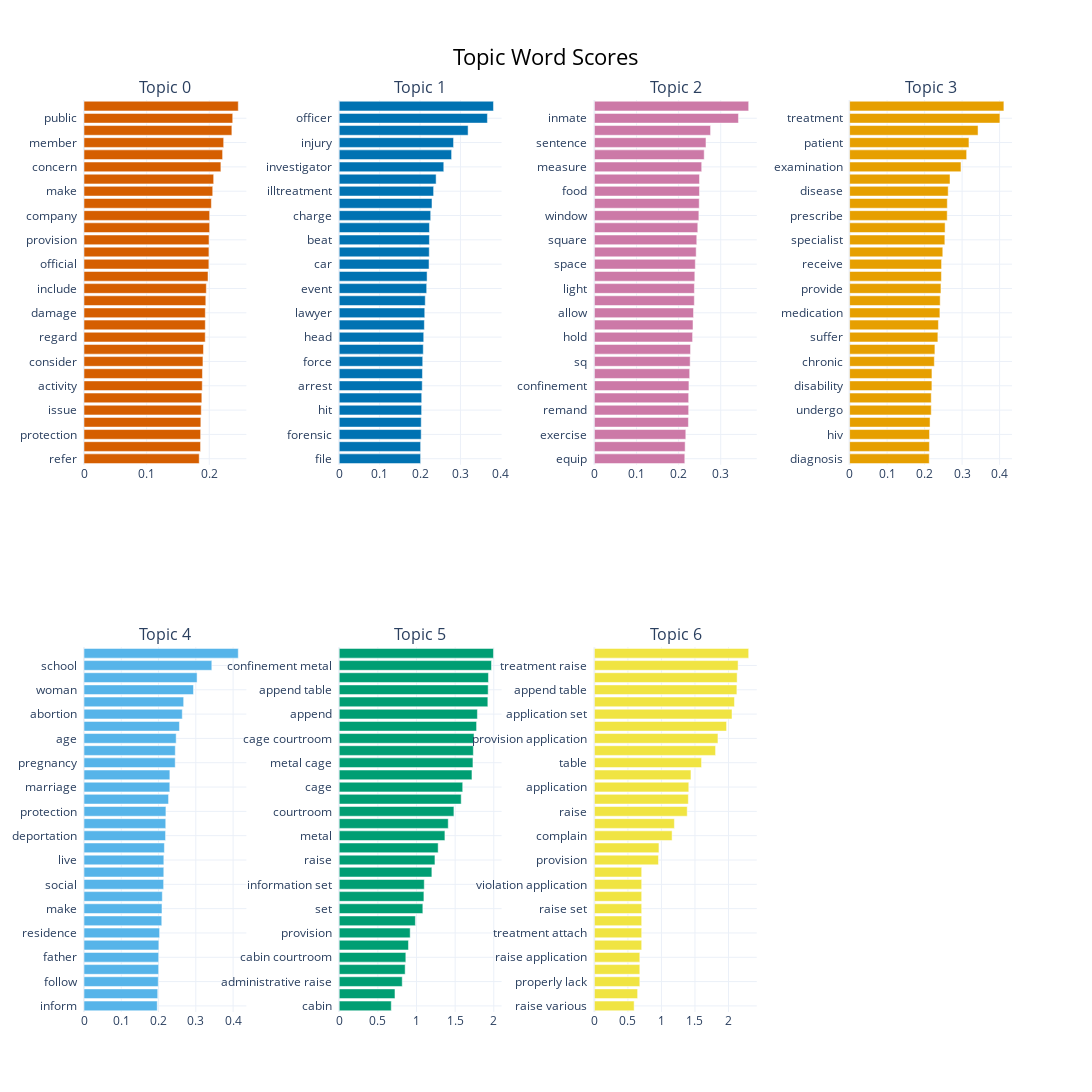

Notebook cell for this chart:
### Code cell
fig_ = topic_model_7.visualize_barchart(n_words= 30, top_n_topics=7, height = 800, width = 300)
# Save the plot as a PNG file
fig_.write_image("/Users/XXXX-2/git_projs/bertopic_dignity/bertopic_chunks_30_words_best_topic_model_barchart.png")

# Display the plot in Jupyter
fig_.show()

### Figure 1 — Plotly figure (JSON) as saved in the notebook; plotly's stock layout.template omitted (floating-point values rounded to 4 significant figures)
{"data": [{"marker": {"color": "#D55E00"}, "orientation": "h", "type": "bar", "x": [0.184, 0.1861, 0.1862, 0.1865, 0.1872, 0.1881, 0.1888, 0.1891, 0.1899, 0.1908, 0.1936, 0.1937, 0.1937, 0.1945, 0.1953, 0.198, 0.1994, 0.1995, 0.1997, 0.2006, 0.2006, 0.2033, 0.2055, 0.207, 0.2186, 0.2213, 0.223, 0.2361, 0.2375, 0.2463], "xaxis": "x", "y": ["refer  ", "procedure  ", "protection  ", "document  ", "issue  ", "publish  ", "activity  ", "evidence  ", "consider  ", "authority  ", "regard  ", "secret  ", "damage  ", "respect  ", "include  ", "follow  ", "official  ", "hold  ", "provision  ", "president  ", "company  ", "judge  ", "make  ", "right  ", "concern  ", "provide  ", "member  ", "information  ", "public  ", "person  "], "yaxis": "y"}, {"marker": {"color": "#0072B2"}, "orientation": "h", "type": "bar", "x": [0.2014, 0.2015, 0.2028, 0.203, 0.2039, 0.2041, 0.2054, 0.206, 0.2066, 0.208, 0.2091, 0.2107, 0.2117, 0.2129, 0.2165, 0.2174, 0.2223, 0.2228, 0.2232, 0.2233, 0.2264, 0.2296, 0.2336, 0.2398, 0.2588, 0.2781, 0.2829, 0.3189, 0.3667, 0.3817], "xaxis": "x2", "y": ["file  ", "expert  ", "forensic  ", "make  ", "hit  ", "search  ", "arrest  ", "medical  ", "force  ", "trial  ", "head  ", "ask  ", "lawyer  ", "examination  ", "event  ", "evidence  ", "car  ", "accord  ", "beat  ", "use  ", "charge  ", "question  ", "illtreatment  ", "state  ", "investigator  ", "investigation  ", "injury  ", "police officer  ", "officer  ", "police  "], "yaxis": "y2"}, {"marker": {"color": "#CC79A7"}, "orientation": "h", "type": "bar", "x": [0.2147, 0.2155, 0.2171, 0.2233, 0.2239, 0.2239, 0.2245, 0.2263, 0.2274, 0.2283, 0.2332, 0.2342, 0.2354, 0.2373, 0.2375, 0.2385, 0.2397, 0.2417, 0.2431, 0.2456, 0.2481, 0.2489, 0.2495, 0.2496, 0.2548, 0.2608, 0.265, 0.2758, 0.3421, 0.3664], "xaxis": "x3", "y": ["equip  ", "accord  ", "exercise  ", "sanitary  ", "remand  ", "use  ", "confinement  ", "regime  ", "sq  ", "ventilation  ", "hold  ", "detain  ", "allow  ", "facility  ", "light  ", "life  ", "space  ", "person  ", "square  ", "water  ", "window  ", "place  ", "food  ", "visit  ", "measure  ", "bed  ", "sentence  ", "provide  ", "inmate  ", "cell  "], "yaxis": "y3"}, {"marker": {"color": "#E69F00"}, "orientation": "h", "type": "bar", "x": [0.2124, 0.2128, 0.2131, 0.2145, 0.2177, 0.2177, 0.2194, 0.2196, 0.2259, 0.2275, 0.2354, 0.2368, 0.2408, 0.2415, 0.2436, 0.2448, 0.2452, 0.2485, 0.254, 0.2547, 0.2603, 0.2606, 0.2629, 0.2677, 0.297, 0.3121, 0.3183, 0.3425, 0.4008, 0.4114], "xaxis": "x4", "y": ["diagnosis  ", "staff  ", "hiv  ", "treat  ", "undergo  ", "record  ", "disability  ", "illness  ", "chronic  ", "medicine  ", "suffer  ", "recommend  ", "medication  ", "blood  ", "provide  ", "drug  ", "receive  ", "diagnose  ", "specialist  ", "test  ", "prescribe  ", "examine  ", "disease  ", "condition  ", "examination  ", "care  ", "patient  ", "doctor  ", "treatment  ", "medical  "], "yaxis": "y4"}, {"marker": {"color": "#56B4E9"}, "orientation": "h", "type": "bar", "x": [0.1965, 0.1978, 0.1993, 0.2003, 0.2004, 0.2008, 0.2028, 0.2087, 0.2092, 0.2101, 0.2137, 0.2141, 0.2142, 0.2157, 0.2188, 0.2194, 0.2198, 0.2269, 0.2302, 0.2304, 0.2447, 0.2449, 0.2473, 0.2561, 0.2637, 0.2674, 0.2937, 0.3034, 0.3429, 0.414], "xaxis": "x5", "y": ["inform  ", "care  ", "follow  ", "issue  ", "father  ", "concern  ", "residence  ", "right  ", "make  ", "pupil  ", "social  ", "provide  ", "live  ", "sex  ", "deportation  ", "consent  ", "protection  ", "person  ", "marriage  ", "embryo  ", "pregnancy  ", "mother  ", "age  ", "gender  ", "abortion  ", "sexual  ", "woman  ", "parent  ", "school  ", "child  "], "yaxis": "y5"}, {"marker": {"color": "#009E73"}, "orientation": "h", "type": "bar", "x": [0.6736, 0.7215, 0.8155, 0.8534, 0.8621, 0.8961, 0.9183, 0.9857, 1.082, 1.096, 1.101, 1.199, 1.239, 1.28, 1.368, 1.411, 1.484, 1.578, 1.598, 1.718, 1.73, 1.735, 1.744, 1.777, 1.788, 1.923, 1.927, 1.931, 1.97, 1.996], "xaxis": "x6", "y": ["cabin  ", "courtroom administrative  ", "administrative raise  ", "cage cabin  ", "cabin courtroom  ", "courtroom application  ", "provision  ", "provision information  ", "set  ", "complain  ", "information set  ", "application  ", "raise  ", "confinement  ", "metal  ", "table  ", "courtroom  ", "provision application  ", "cage  ", "application set  ", "metal cage  ", "courtroom raise  ", "cage courtroom  ", "raise provision  ", "append  ", "table complain  ", "append table  ", "set append  ", "confinement metal  ", "complain confinement  "], "yaxis": "y6"}, {"marker": {"color": "#F0E442"}, "orientation": "h", "type": "bar", "x": [0.5927, 0.6446, 0.6771, 0.6771, 0.6771, 0.7053, 0.7053, 0.7053, 0.7053, 0.7053, 0.7053, 0.7053, 0.9555, 0.9628, 1.159, 1.193, 1.385, 1.401, 1.408, 1.44, 1.598, 1.807, 1.843, 1.971, 2.052, 2.089, 2.125, 2.129, 2.143, 2.301], "xaxis": "x7", "y": ["raise various  ", "table represent  ", "properly lack  ", "treatment application  ", "raise application  ", "attach table  ", "treatment attach  ", "agent application  ", "raise set  ", "table raise  ", "violation application  ", "investigate properly  ", "provision  ", "treatment  ", "complain  ", "set  ", "raise  ", "degrading  ", "application  ", "degrading treatment  ", "table  ", "raise provision  ", "provision application  ", "append  ", "application set  ", "table complain  ", "append table  ", "set append  ", "treatment raise  ", "complain degrading  "], "yaxis": "y7"}], "layout": {"annotations": [{"font": {"size": 16}, "showarrow": false, "text": "Topic 0", "x": 0.0875, "xanchor": "center", "xref": "paper", "y": 1, "yanchor": "bottom", "yref": "paper"}, {"font": {"size": 16}, "showarrow": false, "text": "Topic 1", "x": 0.3625, "xanchor": "center", "xref": "paper", "y": 1, "yanchor": "bottom", "yref": "paper"}, {"font": {"size": 16}, "showarrow": false, "text": "Topic 2", "x": 0.6375, "xanchor": "center", "xref": "paper", "y": 1, "yanchor": "bottom", "yref": "paper"}, {"font": {"size": 16}, "showarrow": false, "text": "Topic 3", "x": 0.9125, "xanchor": "center", "xref": "paper", "y": 1, "yanchor": "bottom", "yref": "paper"}, {"font": {"size": 16}, "showarrow": false, "text": "Topic 4", "x": 0.0875, "xanchor": "center", "xref": "paper", "y": 0.4, "yanchor": "bottom", "yref": "paper"}, {"font": {"size": 16}, "showarrow": false, "text": "Topic 5", "x": 0.3625, "xanchor": "center", "xref": "paper", "y": 0.4, "yanchor": "bottom", "yref": "paper"}, {"font": {"size": 16}, "showarrow": false, "text": "Topic 6", "x": 0.6375, "xanchor": "center", "xref": "paper", "y": 0.4, "yanchor": "bottom", "yref": "paper"}], "height": 1600, "hoverlabel": {"bgcolor": "white", "font": {"family": "Rockwell", "size": 16}}, "showlegend": false, "title": {"font": {"color": "Black", "size": 22}, "text": "Topic Word Scores", "x": 0.5, "xanchor": "center", "yanchor": "top"}, "width": 1200, "xaxis": {"anchor": "y", "autorange": true, "domain": [0, 0.175], "range": [0, 0.2593], "showgrid": true, "type": "linear"}, "xaxis2": {"anchor": "y2", "autorange": true, "domain": [0.275, 0.45], "range": [0, 0.4018], "showgrid": true, "type": "linear"}, "xaxis3": {"anchor": "y3", "autorange": true, "domain": [0.55, 0.725], "range": [0, 0.3857], "showgrid": true, "type": "linear"}, "xaxis4": {"anchor": "y4", "autorange": true, "domain": [0.825, 1], "range": [0, 0.433], "showgrid": true, "type": "linear"}, "xaxis5": {"anchor": "y5", "autorange": true, "domain": [0, 0.175], "range": [0, 0.4357], "showgrid": true, "type": "linear"}, "xaxis6": {"anchor": "y6", "autorange": true, "domain": [0.275, 0.45], "range": [0, 2.101], "showgrid": true, "type": "linear"}, "xaxis7": {"anchor": "y7", "autorange": true, "domain": [0.55, 0.725], "range": [0, 2.422], "showgrid": true, "type": "linear"}, "xaxis8": {"anchor": "y8", "domain": [0.825, 1], "showgrid": true}, "yaxis": {"anchor": "x", "autorange": true, "domain": [0.6, 1], "range": [-0.5, 29.5], "showgrid": true, "type": "category"}, "yaxis2": {"anchor": "x2", "autorange": true, "domain": [0.6, 1], "range": [-0.5, 29.5], "showgrid": true, "type": "category"}, "yaxis3": {"anchor": "x3", "autorange": true, "domain": [0.6, 1], "range": [-0.5, 29.5], "showgrid": true, "type": "category"}, "yaxis4": {"anchor": "x4", "autorange": true, "domain": [0.6, 1], "range": [-0.5, 29.5], "showgrid": true, "type": "category"}, "yaxis5": {"anchor": "x5", "autorange": true, "domain": [0, 0.4], "range": [-0.5, 29.5], "showgrid": true, "type": "category"}, "yaxis6": {"anchor": "x6", "autorange": true, "domain": [0, 0.4], "range": [-0.5, 29.5], "showgrid": true, "type": "category"}, "yaxis7": {"anchor": "x7", "autorange": true, "domain": [0, 0.4], "range": [-0.5, 29.5], "showgrid": true, "type": "category"}, "yaxis8": {"anchor": "x8", "domain": [0, 0.4], "showgrid": true}}}
